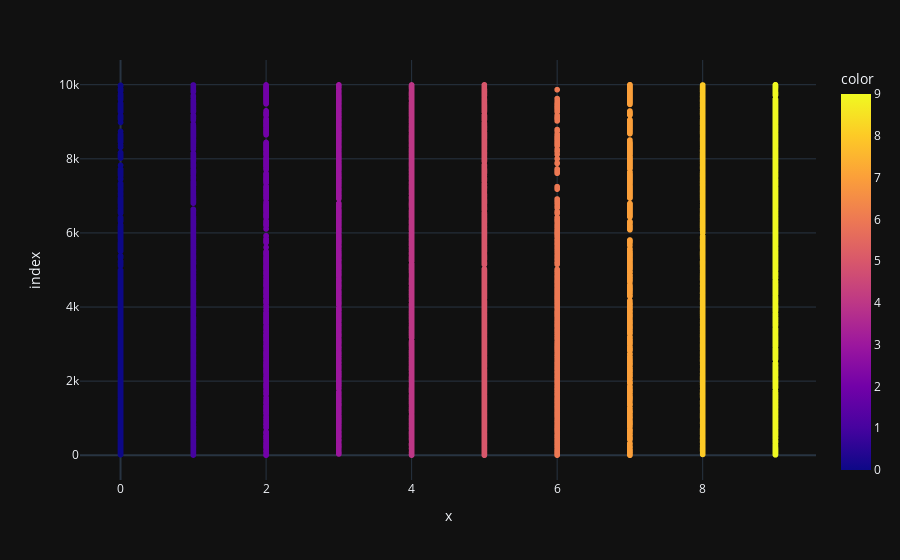

Notebook code for this chart:
### Markdown cell above
Now, it's time for you to implement your own K-means algorithm. First, please write your code to build your K-means model using the image data with **K = 10**, and **Euclidean distance**.

**Note: You should implement the algorithm by yourself. You are NOT allowed to use Machine Learning libraries like Sklearn**

**Note: you need to decide when to stop the model training process.**

### Code cell
# K-means implementation from scratch
print("test feature size:",test_features.size) # checking the size of features
print("test feature shape:",test_features.shape)
print("test features dimesion:",test_features.ndim) # Checking the dimesion of the fetures

# seting the dimesion of features to equal size of feaures and labels
flattened_features = test_features.flatten()
flattened_features
rl = flattened_features.ravel()
rl.shape

#kmean algorithm
import sklearn
import plotly.express as px
import matplotlib.pyplot as plt


class KMeansClustering:
    def __init__(self, X, num_clusters):
        self.K = num_clusters # cluster number
        self.max_iterations = 100 # max iteration. don't want to run inf time
        self.num_examples, self.num_features = X.shape # num of examples, num of features
        self.plot_figure = True # plot figure

    # randomly initialize centroids
    def initialize_random_centroids(self, X):
        centroids = np.zeros((self.K, self.num_features)) # row , column full with zero
        for k in range(self.K): # iterations of
            centroid = X[np.random.choice(range(self.num_examples))] # random centroids
            centroids[k] = centroid
        return centroids # return random centroids

    # create cluster Function
    def create_cluster(self, X, centroids):
        clusters = [[] for _ in range(self.K)]
        for point_idx, point in enumerate(X):
            closest_centroid = np.argmin(
                np.sqrt(np.sum((point-centroids)**2, axis=1))
            ) # closest centroid using eucledian distance equation(calculate distance of every point from centroid)
            clusters[closest_centroid].append(point_idx)
        #print("cluster line 27:",clusters)
        return clusters

    # new centroids
    def calculate_new_centroids(self, cluster, X):
        centroids = np.zeros((self.K, self.num_features)) # row , column full with zero
        for idx, cluster in enumerate(cluster):
            new_centroid = np.mean(X[cluster], axis=0) # find the value for new centroids
            centroids[idx] = new_centroid
            #print(centroids[idx])
        return centroids

    # prediction
    def predict_cluster(self, clusters, X):
        global y_pred
        y_pred = np.zeros(self.num_examples) # row1 fillup with zero
        for cluster_idx, cluster in enumerate(clusters):
            for sample_idx in cluster:
                y_pred[sample_idx] = cluster_idx
        return y_pred

    # plotinng scatter plot
    def plot_fig(self, X, y):
        fig = px.scatter(X[:, 0],y_pred , color=y)
        fig.show() # visualize

    # fit data
    def fit(self, X):
        centroids = self.initialize_random_centroids(X) # initialize random centroids
        for _ in range(self.max_iterations):
            clusters = self.create_cluster(X, centroids) # create cluster
            previous_centroids = centroids
            centroids = self.calculate_new_centroids(clusters, X) # calculate new centroids
            #print("centroids line 59",centroids)
            diff = centroids - previous_centroids # calculate difference
            #print("centroids difference:",diff)





            if not diff.any():
                break
        y_pred = self.predict_cluster(clusters, X) # predict function
        if self.plot_figure: # if true
            self.plot_fig(X, y_pred) # plot function
        from sklearn.metrics import mean_squared_error
        print("Mean Squared Error",mean_squared_error(test_labels, y_pred).sum())
        #mse2 = np.power(test_labels,y_pred,2).mean()
        #mse= (np.mean(X[:,0],y_pred))**2
        #print("mean Squared error manually:",mse)
        return y_pred

if __name__ == "__main__":
        np.random.seed(10)
        num_clusters = 10 # num of cluster
        X = test # using dataset from test.txt
        Kmeans = KMeansClustering(X, num_clusters)
        y_pred = Kmeans.fit(X)

        print("prediction",y_pred.astype(int))


        var_store = {
            'prediction':'y_pred',

            }
        %store var_store

### Figure 1 — Plotly figure (JSON) as saved in the notebook; plotly's stock layout.template omitted (floating-point values rounded to 4 significant figures; data arrays with more than 128 entries replaced by an {"elided": "..."} marker saying what was removed)
{"data": [{"hovertemplate": "x=%{x}<br>index=%{y}<br>color=%{marker.color}<extra></extra>", "legendgroup": "", "marker": {"color": {"elided": "10000 int values"}, "coloraxis": "coloraxis", "symbol": "circle"}, "mode": "markers", "name": "", "showlegend": false, "type": "scattergl", "x": {"elided": "10000 int values"}, "xaxis": "x", "y": {"elided": "10000 int values"}, "yaxis": "y"}], "layout": {"coloraxis": {"colorbar": {"title": {"text": "color"}}, "colorscale": [[0, "#0d0887"], [0.1111, "#46039f"], [0.2222, "#7201a8"], [0.3333, "#9c179e"], [0.4444, "#bd3786"], [0.5556, "#d8576b"], [0.6667, "#ed7953"], [0.7778, "#fb9f3a"], [0.8889, "#fdca26"], [1, "#f0f921"]]}, "legend": {"tracegroupgap": 0}, "margin": {"t": 60}, "xaxis": {"anchor": "y", "domain": [0, 1], "title": {"text": "x"}}, "yaxis": {"anchor": "x", "domain": [0, 1], "title": {"text": "index"}}}}
